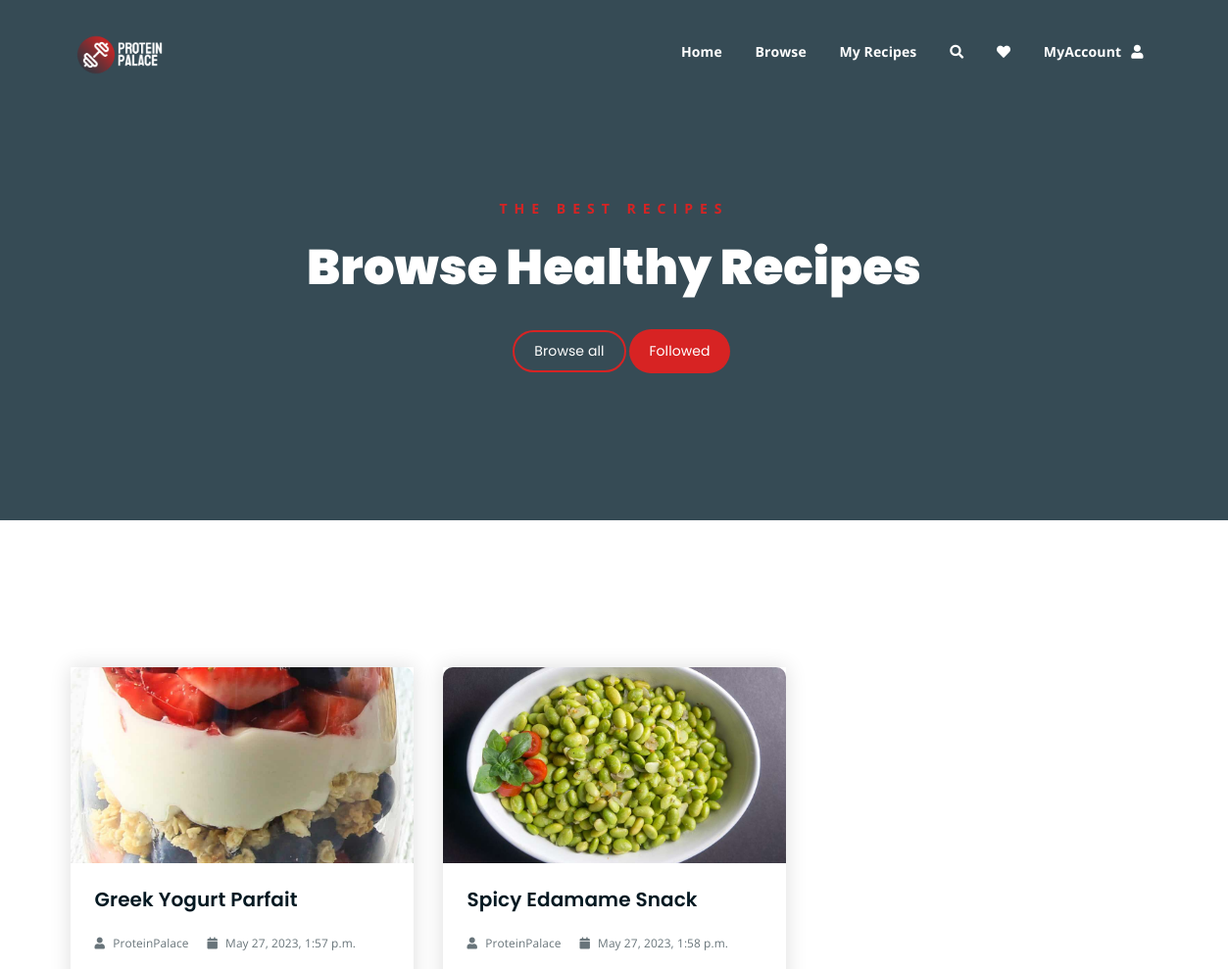
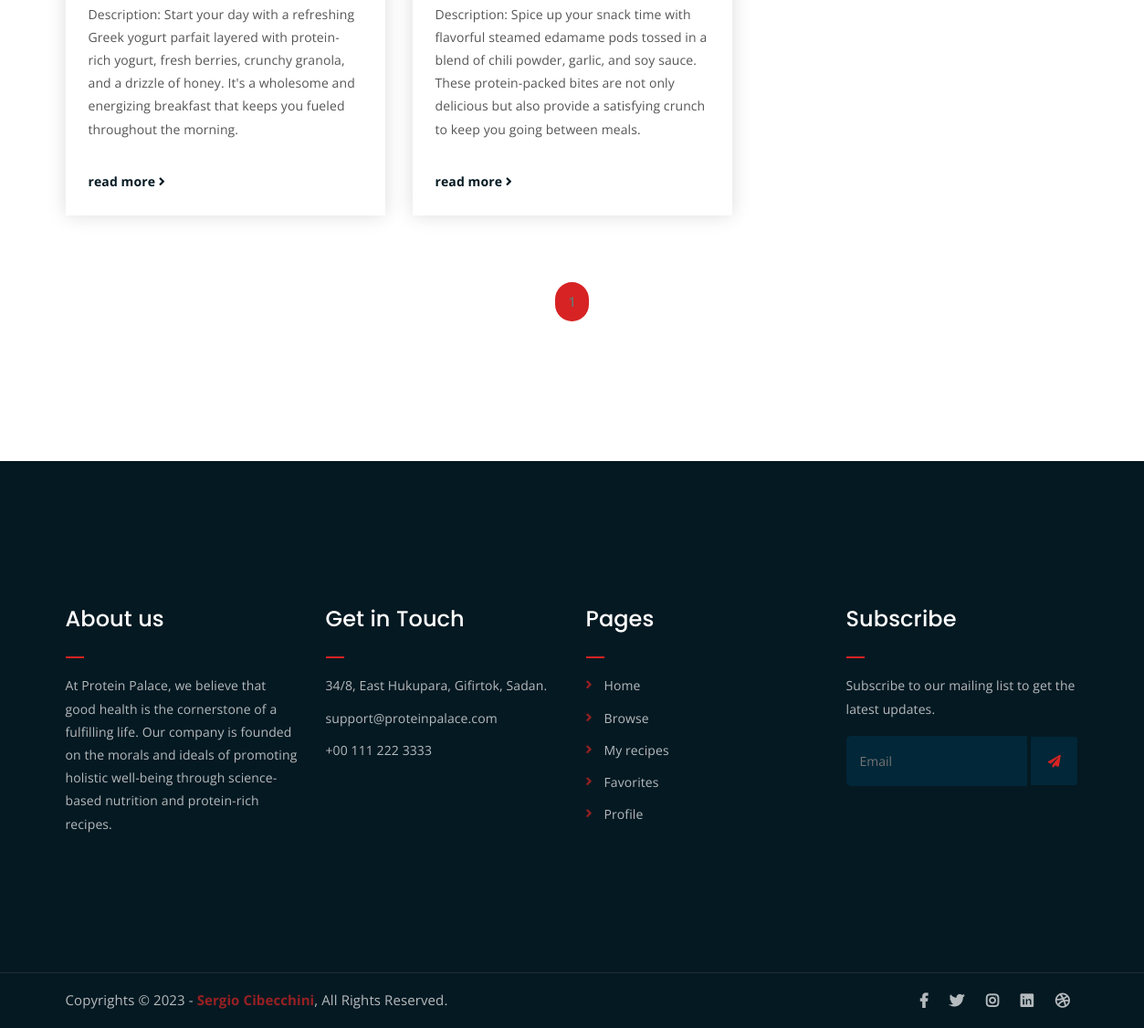
Before: /following/ (signed in) with the older database file (2 pictures, top to bottom).
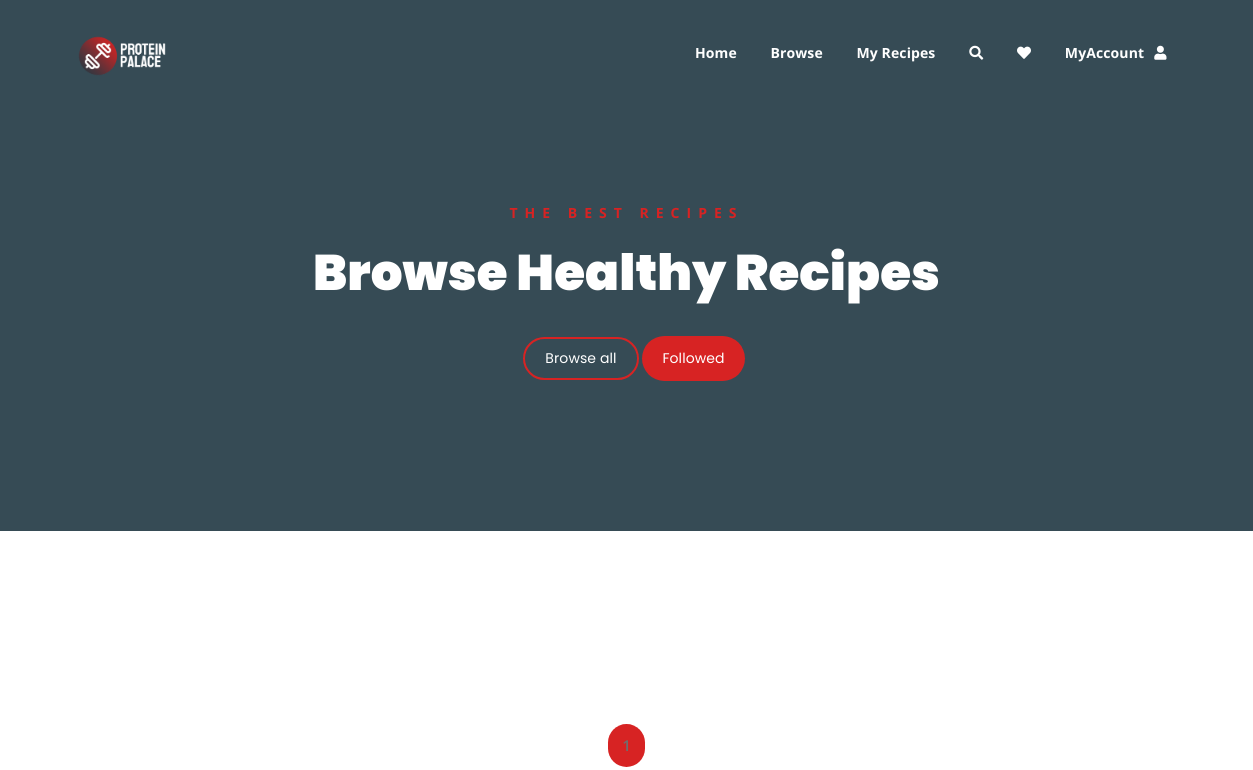
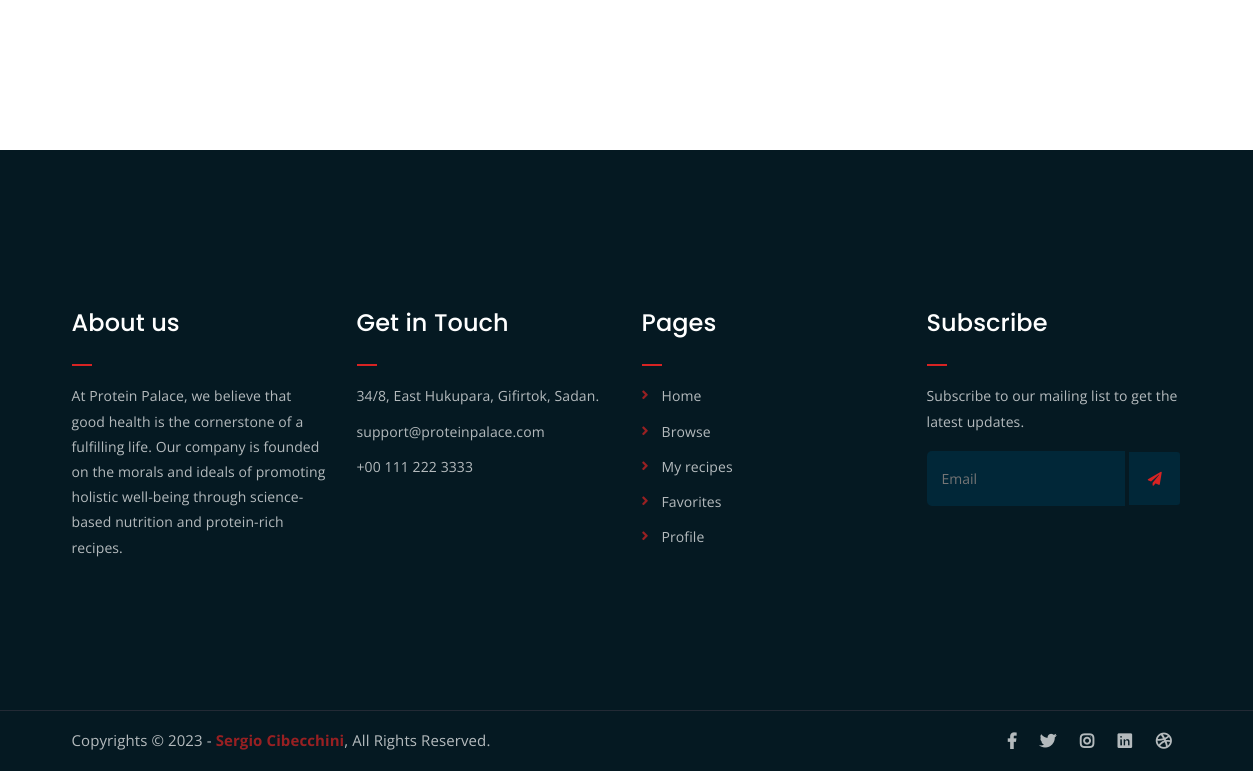
After: the same page with the newer database file (2 pictures, top to bottom).
### ProteinPalaceApp/models.py (models this page shows, shortened)
class Recipe(models.Model):
    user = models.ForeignKey(User, on_delete=models.SET_NULL, null=True)
    name = models.CharField(max_length=255)
    image = models.ImageField(upload_to=recipe_image_filename)
    description = models.TextField()
    category = models.ForeignKey('Category', on_delete=models.CASCADE)
    comments = models.ManyToManyField('Comment', blank=True)
    createdAt = models.DateTimeField(auto_now_add=True)
    updatedAt = models.DateTimeField(auto_now=True)

### ProteinPalaceApp/views.py (the view)
# urls.py: path('following/', views.following, name = 'following'),
@login_required
def following(request):
    num = int(request.GET.get('num', 1))  # 1 is the default value
    max_recipes_per_page = 3  # Set the maximum number of recipes to display per page
    followed_users = request.user.userprofile.following.all()
    recipes = Recipe.objects.filter(user__in=followed_users)
    paginator = Paginator(recipes, max_recipes_per_page)
    page = paginator.get_page(num)
    page_range = paginator.page_range
    max_pages = paginator.num_pages
    myDict = {
        "title": "Browse",
        "current_page": "following",  # Set current_page to 'following'
        "num": num,
        "recipes": page,
        "max_recipes_per_page": max_recipes_per_page,
        "page_range": page_range,
        "max_pages": max_pages,
    }
    return render(request, 'browse-following.html', context=myDict)

### templates/browse-following.html
{% extends "browse.html" %}
{% block hero-btns %}
<a href="{% url 'browse' %}" class="bordered-btn">Browse all</a>
{% if user.is_authenticated %}
    <a href="{% url 'following' %}" class="boxed-btn">Followed</a>
{% endif %}
</div>
{% endblock %}

### templates/browse.html (shortened to what this page needs)
{% extends "index.html" %}
{% block content %}
<div class="breadcrumb-section breadcrumb-bg">
    <div class="container">
        <div class="row">
            <div class="col-lg-8 offset-lg-2 text-center">
                <div class="breadcrumb-text">
                    {% block breadcrumb-text %}
                    <p>The best recipes</p>
                    <h1>Browse Healthy Recipes</h1>
                    {% endblock %}
                </div>
                <div class="hero-btns">
                    {% block hero-btns %}{% endblock %}
                </div>
            </div>
        </div>
    </div>
{% block data %}
<div class="latest-news mt-150 mb-150">
    <div class="container">
        {% block recipes %}
        <div class="row">
            {% for recipe in recipes %}
            <div class="col-lg-4 col-md-6">
                <div class="single-latest-news">
                    <a href="" "">
                        <div class="latest-news-bg" style="background-image: url('{{ recipe.image.url }}');"></div>
                    </a>
                    <div class="news-text-box">
                        <h3><a href="" "">{{ recipe.name }}</a></h3>
                        <p class="blog-meta">
                            <span class="author"><i class="fas fa-user"></i> {{ recipe.user.username }}</span>
                            <span class="date"><i class="fas fa-calendar"></i> {{ recipe.createdAt }}</span>
                        </p>
                        <p class="excerpt">{{ recipe.description }}</p>
                        <a href="" "" class="read-more-btn">read more <i class="fas fa-angle-right"></i></a>
                    </div>
                </div>
            </div>
            {% endfor %}
        </div>
        {% endblock %}
        <div class="row">
            <div class="container">
                <div class="row">
                    <div class="col-lg-12 text-center">
                        <div class="pagination-wrap">
                            <ul>
                                {% for page_num in page_range %}
                                    {% if page_num == num %}
                                        <li><a class="active" href="?num={{ page_num }}">{{ page_num }}</a></li>
                                    {% else %}
                                        <li><a href="?num={{ page_num }}">{{ page_num }}</a></li>
                                    {% endif %}
                                {% endfor %}
                            </ul>
                        </div>
                    </div>
                </div>
            </div>
        </div>
    </div>
</div>
{% endblock %}
{% endblock %}

Changed rows visible on the page:
no longer on this page (row edited): Recipe: image (picture), name "Greek Yogurt Parfait", user.username "ProteinPalace", createdAt "May 27, 2023, 1:57 p.m.", description "Description: Start your day with a refreshing Greek yogurt parfait layered with protein-rich yogurt, fresh berries, crunchy granola, and a drizzle of honey. It's a wholesome and energizing breakfast that keeps you fueled throughout the morning."
no longer on this page (row edited): Recipe: image (picture), name "Spicy Edamame Snack", user.username "ProteinPalace", createdAt "May 27, 2023, 1:58 p.m.", description "Description: Spice up your snack time with flavorful steamed edamame pods tossed in a blend of chili powder, garlic, and soy sauce. These protein-packed bites are not only delicious but also provide a satisfying crunch to keep you going between meals."
